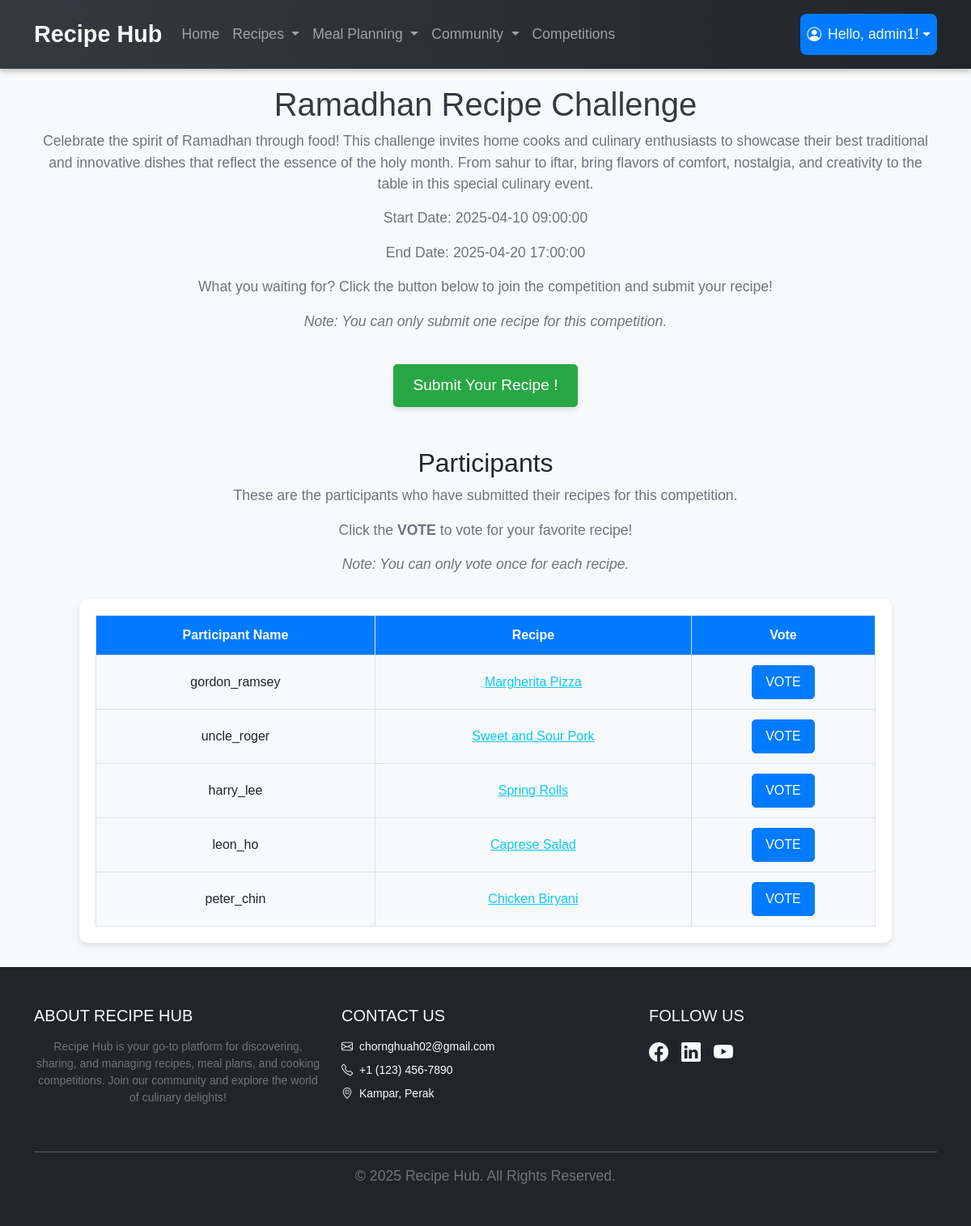
The page /cooking_competition_module/competition_details.php?id=1 (signed in) on the database its author committed.
### tables this page shows
CREATE TABLE competition (
    competition_id INT PRIMARY KEY AUTO_INCREMENT,
    competition_name VARCHAR(255) NOT NULL,
    image_path VARCHAR(255) NOT NULL,
    description TEXT NOT NULL,
    start_date TIMESTAMP NOT NULL DEFAULT CURRENT_TIMESTAMP ON UPDATE CURRENT_TIMESTAMP,
    end_date TIMESTAMP NULL DEFAULT NULL
);

CREATE TABLE competition_submission (
    submission_id INT PRIMARY KEY AUTO_INCREMENT,
    competition_id INT NOT NULL,
    user_id INT NOT NULL,
    recipe_id INT NOT NULL,
    submission_date TIMESTAMP NOT NULL DEFAULT CURRENT_TIMESTAMP ON UPDATE CURRENT_TIMESTAMP,
    FOREIGN KEY (competition_id) REFERENCES competition(competition_id) ON DELETE CASCADE,
    FOREIGN KEY (user_id) REFERENCES User(user_id) ON DELETE CASCADE,
    FOREIGN KEY (recipe_id) REFERENCES Recipe(recipe_id) ON DELETE CASCADE
);

CREATE TABLE User (
    user_id INT AUTO_INCREMENT PRIMARY KEY,
    username VARCHAR(50) NOT NULL,
    email VARCHAR(100) NOT NULL,
    password VARCHAR(255) NOT NULL,
    isAdmin BOOLEAN DEFAULT 0
);

CREATE TABLE Recipe (
    recipe_id INT AUTO_INCREMENT PRIMARY KEY,
    user_id INT NOT NULL,
    cuisine_id INT,
    category_id INT,
    title VARCHAR(100) NOT NULL,
    description TEXT NOT NULL,
    prep_time TIME NOT NULL,
    cook_time TIME NOT NULL,
    servings INT NOT NULL,
    spicy BOOLEAN NOT NULL DEFAULT FALSE,
    image_path VARCHAR(255),
    created_at TIMESTAMP DEFAULT CURRENT_TIMESTAMP,
    updated_at TIMESTAMP DEFAULT CURRENT_TIMESTAMP ON UPDATE CURRENT_TIMESTAMP,
    FOREIGN KEY (user_id) REFERENCES User(user_id) ON DELETE CASCADE,
    FOREIGN KEY (cuisine_id) REFERENCES Cuisine(cuisine_id) ON DELETE SET NULL,
    FOREIGN KEY (category_id) REFERENCES Category(category_id) ON DELETE SET NULL
);

### cooking_competition_module/competition_details.php (the view, shortened to what this page needs)
<?php
require("../user_module/database.php");
$competition_id = isset($_GET['id']) ? intval($_GET['id']) : '';
$query = "SELECT * FROM competition WHERE competition_id = '$competition_id'";
$result = mysqli_query($con, $query);
$competition = mysqli_fetch_assoc($result);
?>
<!DOCTYPE html>
<html>
<head>
    <link href="https://cdn.jsdelivr.net/npm/bootstrap@5.3.2/dist/css/bootstrap.min.css" rel="stylesheet">
    <link rel="stylesheet" href="style/floating_box.css">
</head>
<body>
    <?php include("../navbar.php"); ?>
    <div class="container">
        <h1><?php echo $competition['competition_name']; ?></h1>
        <p><?php echo $competition['description']; ?></p>
        <p>Start Date: <?php echo $competition['start_date']; ?></p>
        <p>End Date: <?php echo $competition['end_date']; ?></p>
        <p>What you waiting for? Click the button below to join the competition and submit your recipe!</p>
        <p><em>Note: You can only submit one recipe for this competition.</em></p>
        <div style="text-align: center; margin: 20px auto; display: none;" id="button-container">
            <a href="submit_recipe.php?competition_id=<?php echo $competition_id; ?>" class="submit-recipe-btn">
                Submit Your Recipe !
            </a>
        </div>
        <div id="participant-info">
            <h2 style="text-align: center; margin-top: 30px;">Participants</h2>
            <p>These are the participants who have submitted their recipes for this competition.</p>
            <p>Click the <b>VOTE</b> to vote for your favorite recipe!</p>
            <p><em>Note: You can only vote once for each recipe.</em></p>
        </div>
        <div id="ongoing-competition" class="table-container">
            <table>
                <thead>
                    <tr>
                        <th>Participant Name</th>
                        <th>Recipe</th>
                        <th>Vote</th>
                    </tr>
                </thead>
                <tbody>
                    <?php
                        $query = "SELECT u.username, r.title, c.submission_id, r.recipe_id
                                        FROM Recipe r INNER JOIN User u ON r.user_id = u.user_id
                                        INNER JOIN competition_submission c ON r.recipe_id = c.recipe_id
                                        WHERE competition_id = '$competition_id'";
                        $result = mysqli_query($con, $query);
                        if (mysqli_num_rows($result) > 0) {
                            while ($row = mysqli_fetch_assoc($result)) {
                                echo "<tr>";
                                echo "<td>" . $row['username'] . "</td>";
                                echo '<td>
                                                <a href="#"
                                                onclick="loadRecipeDetails(' . $row['recipe_id'] . ');"
                                                class="text-info"
                                                data-bs-toggle="modal"
                                                data-bs-target="#viewModal">
                                                    ' . htmlspecialchars($row['title']) . '
                                                </a>
                                            </td>';
                                echo "<td>
                                                <form action='' method='POST' style='display:inline;'>
                                                    <input type='hidden' name='submission_id' value='" . $row['submission_id'] . "'>
                                                    <button type='submit' class='btn btn-primary'>VOTE</button>
                                                </form>
                                            </td>";
                                echo "</tr>";
                            }
                        } else {
                            echo "<p>No participants found for this competition.</p>";
                        }
                    ?>
                </tbody>
            </table>
        </div>
    </div>
    <?php include '../footer.php'; ?>
</body>
</html>

### cooking_competition_module/competition_details.php (style rules this page uses)
body { font-family: 'Arial', sans-serif; margin: 0; padding: 0; background-color: #f8f9fa; }
h1 { text-align: center; color: #343a40; font-size: 2.5rem; margin-top: 20px; }
p { text-align: center; color: #6c757d; font-size: 1.1rem; }
.table-container { margin: 30px auto; padding: 20px; background-color: #ffffff; border-radius: 10px; box-shadow: 0 4px 8px rgba(0, 0, 0, 0.1); max-width: 90%; }
table { width: 100%; border-collapse: collapse; }
th, td { border: 1px solid #dee2e6; padding: 12px; text-align: center; }
th { background-color: #007bff; color: white; font-weight: bold; }
td { background-color: #f8f9fa; }
.btn-primary { background-color: #007bff; border-color: #007bff; padding: 8px 16px; font-size: 1rem; border-radius: 5px; }
.submit-recipe-btn { display: inline-block; margin: 20px auto; padding: 12px 24px; font-size: 1.2rem; color: white; background-color: #28a745; border: none; border-radius: 5px; text-decoration: none; box-shadow: 0 4px 6px rgba(0, 0, 0, 0.1); transition: background-color 0.3s ease, transform 0.2s ease; }

### navbar.php (style rules this page uses)
html { overflow-y: scroll; }

### rows shown on the page
competition: competition_name "Ramadhan Recipe Challenge", description "Celebrate the spirit of Ramadhan through food! This challenge invites home cooks and culinary enthusiasts to showcase their best traditional and innovative dishes that reflect the essence of the holy month. From sahur to iftar, bring flavors of comfort, nostalgia, and creativity to the table in this special culinary event.", start_date "2025-04-10 09:00:00", end_date "2025-04-20 17:00:00"
competition_submission: user.username "gordon_ramsey", recipe.title "Margherita Pizza"
competition_submission: user.username "uncle_roger", recipe.title "Sweet and Sour Pork"
competition_submission: user.username "harry_lee", recipe.title "Spring Rolls"
competition_submission: user.username "leon_ho", recipe.title "Caprese Salad"
competition_submission: user.username "peter_chin", recipe.title "Chicken Biryani"

### other values the page prints
$_SESSION['username'] "admin1"
